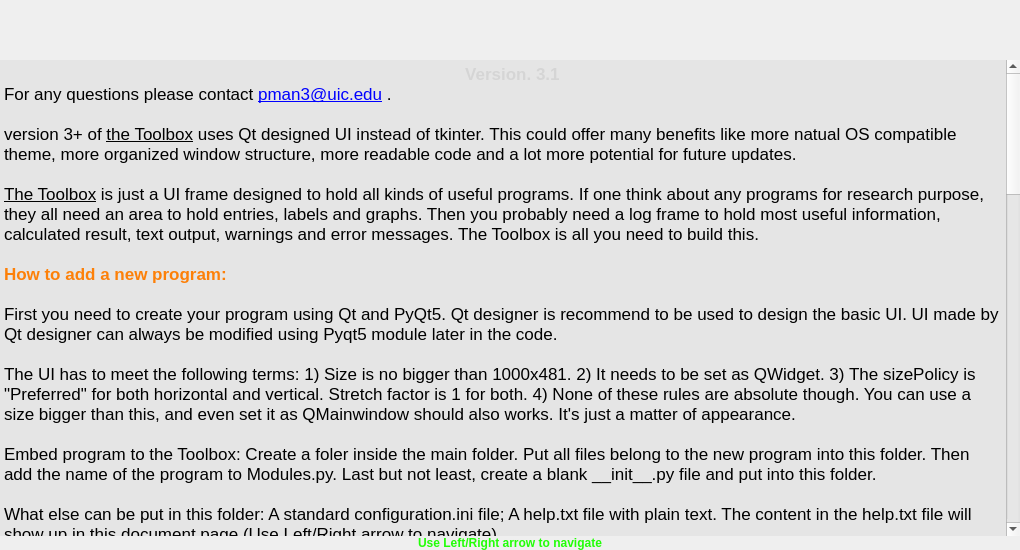
<?xml version="1.0" encoding="UTF-8"?>
<ui version="4.0">
 <class>Form</class>
 <widget class="QWidget" name="Form">
  <property name="geometry">
   <rect>
    <x>0</x>
    <y>0</y>
    <width>1020</width>
    <height>550</height>
   </rect>
  </property>
  <property name="sizePolicy">
   <sizepolicy hsizetype="Preferred" vsizetype="Preferred">
    <horstretch>1</horstretch>
    <verstretch>1</verstretch>
   </sizepolicy>
  </property>
  <property name="minimumSize">
   <size>
    <width>0</width>
    <height>0</height>
   </size>
  </property>
  <property name="cursor">
   <cursorShape>ArrowCursor</cursorShape>
  </property>
  <property name="focusPolicy">
   <enum>Qt::StrongFocus</enum>
  </property>
  <property name="contextMenuPolicy">
   <enum>Qt::ActionsContextMenu</enum>
  </property>
  <property name="acceptDrops">
   <bool>true</bool>
  </property>
  <property name="windowTitle">
   <string>Form</string>
  </property>
  <property name="autoFillBackground">
   <bool>true</bool>
  </property>
  <layout class="QGridLayout" name="maingrid">
   <property name="sizeConstraint">
    <enum>QLayout::SetNoConstraint</enum>
   </property>
   <property name="leftMargin">
    <number>0</number>
   </property>
   <property name="topMargin">
    <number>0</number>
   </property>
   <property name="rightMargin">
    <number>0</number>
   </property>
   <property name="bottomMargin">
    <number>0</number>
   </property>
   <property name="spacing">
    <number>0</number>
   </property>
   <item row="1" column="0">
    <widget class="QStackedWidget" name="stackedWidget">
     <widget class="QWidget" name="page_doc">
      <layout class="QGridLayout" name="gridLayout">
       <property name="leftMargin">
        <number>0</number>
       </property>
       <property name="topMargin">
        <number>0</number>
       </property>
       <property name="rightMargin">
        <number>0</number>
       </property>
       <property name="bottomMargin">
        <number>0</number>
       </property>
       <item row="0" column="0">
        <widget class="QTextEdit" name="textEdit">
         <property name="palette">
          <palette>
           <active>
            <colorrole role="Base">
             <brush brushstyle="SolidPattern">
              <color alpha="255">
               <red>229</red>
               <green>229</green>
               <blue>229</blue>
              </color>
             </brush>
            </colorrole>
           </active>
           <inactive>
            <colorrole role="Base">
             <brush brushstyle="SolidPattern">
              <color alpha="255">
               <red>229</red>
               <green>229</green>
               <blue>229</blue>
              </color>
             </brush>
            </colorrole>
           </inactive>
           <disabled>
            <colorrole role="Base">
             <brush brushstyle="SolidPattern">
              <color alpha="255">
               <red>236</red>
               <green>236</green>
               <blue>236</blue>
              </color>
             </brush>
            </colorrole>
           </disabled>
          </palette>
         </property>
         <property name="frameShape">
          <enum>QFrame::NoFrame</enum>
         </property>
         <property name="html">
          <string>&lt;!DOCTYPE HTML PUBLIC &quot;-//W3C//DTD HTML 4.0//EN&quot; &quot;http://www.w3.org/TR/REC-html40/strict.dtd&quot;&gt;
&lt;html&gt;&lt;head&gt;&lt;meta name=&quot;qrichtext&quot; content=&quot;1&quot; /&gt;&lt;style type=&quot;text/css&quot;&gt;
p, li { white-space: pre-wrap; }
&lt;/style&gt;&lt;/head&gt;&lt;body style=&quot; font-family:'.SF NS Text'; font-size:13pt; font-weight:400; font-style:normal;&quot;&gt;
&lt;p align=&quot;center&quot; style=&quot; margin-top:0px; margin-bottom:0px; margin-left:0px; margin-right:0px; -qt-block-indent:0; text-indent:0px;&quot;&gt;&lt;span style=&quot; font-weight:600; color:#ffffff;&quot;&gt;    &lt;/span&gt;&lt;span style=&quot; font-weight:600; color:#d5d5d5;&quot;&gt;Version. 3.1&lt;/span&gt;&lt;/p&gt;
&lt;p style=&quot; margin-top:0px; margin-bottom:0px; margin-left:0px; margin-right:0px; -qt-block-indent:0; text-indent:0px;&quot;&gt;&lt;span style=&quot; font-family:'Calibri,sans-serif';&quot;&gt;For any questions please contact &lt;/span&gt;&lt;a href=&quot;mailto:pman3@uic.edu&quot;&gt;&lt;span style=&quot; font-family:'Calibri,sans-serif'; text-decoration: underline; color:#0000ff;&quot;&gt;pman3@uic.edu&lt;/span&gt;&lt;/a&gt; .&lt;/p&gt;
&lt;p style=&quot;-qt-paragraph-type:empty; margin-top:0px; margin-bottom:0px; margin-left:0px; margin-right:0px; -qt-block-indent:0; text-indent:0px;&quot;&gt;&lt;br /&gt;&lt;/p&gt;
&lt;p style=&quot; margin-top:0px; margin-bottom:0px; margin-left:0px; margin-right:0px; -qt-block-indent:0; text-indent:0px;&quot;&gt;&lt;span style=&quot; font-family:'Calibri,sans-serif';&quot;&gt;version 3+ of &lt;/span&gt;&lt;span style=&quot; font-family:'Calibri,sans-serif'; text-decoration: underline;&quot;&gt;the Toolbox&lt;/span&gt;&lt;span style=&quot; font-family:'Calibri,sans-serif';&quot;&gt; uses Qt designed UI instead of tkinter. This could offer many benefits like more natual OS compatible theme, more organized window structure, more readable code and a lot more potential for future updates. &lt;/span&gt;&lt;/p&gt;
&lt;p style=&quot;-qt-paragraph-type:empty; margin-top:0px; margin-bottom:0px; margin-left:0px; margin-right:0px; -qt-block-indent:0; text-indent:0px; font-family:'Calibri,sans-serif';&quot;&gt;&lt;br /&gt;&lt;/p&gt;
&lt;p style=&quot; margin-top:0px; margin-bottom:0px; margin-left:0px; margin-right:0px; -qt-block-indent:0; text-indent:0px;&quot;&gt;&lt;span style=&quot; font-family:'Calibri,sans-serif'; text-decoration: underline;&quot;&gt;The Toolbox&lt;/span&gt;&lt;span style=&quot; font-family:'Calibri,sans-serif';&quot;&gt; is just a UI frame designed to hold all kinds of useful programs. If one think about any programs for research purpose, they all need an area to hold entries, labels and graphs. Then you probably need a log frame to hold most useful information, calculated result, text output, warnings and error messages. The Toolbox is all you need to build this. &lt;/span&gt;&lt;/p&gt;
&lt;p style=&quot; margin-top:0px; margin-bottom:0px; margin-left:0px; margin-right:0px; -qt-block-indent:0; text-indent:0px;&quot;&gt;&lt;span style=&quot; font-family:'Calibri,sans-serif';&quot;&gt;&lt;br /&gt;&lt;/span&gt;&lt;span style=&quot; font-family:'Calibri,sans-serif'; font-weight:600; color:#fd8008;&quot;&gt;How to add a new program:&lt;/span&gt;&lt;/p&gt;
&lt;p style=&quot;-qt-paragraph-type:empty; margin-top:0px; margin-bottom:0px; margin-left:0px; margin-right:0px; -qt-block-indent:0; text-indent:0px; font-family:'Calibri,sans-serif'; font-weight:600; color:#fd8008;&quot;&gt;&lt;br /&gt;&lt;/p&gt;
&lt;p style=&quot; margin-top:0px; margin-bottom:0px; margin-left:0px; margin-right:0px; -qt-block-indent:0; text-indent:0px;&quot;&gt;&lt;span style=&quot; font-family:'Calibri,sans-serif';&quot;&gt;First you need to create your program using Qt and PyQt5. Qt designer is recommend to be used to design the basic UI. UI made by Qt designer can always be modified using Pyqt5 module later in the code.  &lt;/span&gt;&lt;/p&gt;
&lt;p style=&quot;-qt-paragraph-type:empty; margin-top:0px; margin-bottom:0px; margin-left:0px; margin-right:0px; -qt-block-indent:0; text-indent:0px; font-family:'Calibri,sans-serif';&quot;&gt;&lt;br /&gt;&lt;/p&gt;
&lt;p style=&quot; margin-top:0px; margin-bottom:0px; margin-left:0px; margin-right:0px; -qt-block-indent:0; text-indent:0px;&quot;&gt;&lt;span style=&quot; font-family:'Calibri,sans-serif';&quot;&gt;The UI has to meet the following terms: 1) Size is no bigger than 1000x481. 2) It needs to be set as QWidget. 3) The sizePolicy is &amp;quot;Preferred&amp;quot; for both horizontal and vertical. Stretch factor is 1 for both. 4) None of these rules are absolute though. You can use a size bigger than this, and even set it as QMainwindow should also works. It's just a matter of appearance. &lt;/span&gt;&lt;/p&gt;
&lt;p style=&quot;-qt-paragraph-type:empty; margin-top:0px; margin-bottom:0px; margin-left:0px; margin-right:0px; -qt-block-indent:0; text-indent:0px; font-family:'Calibri,sans-serif';&quot;&gt;&lt;br /&gt;&lt;/p&gt;
&lt;p style=&quot; margin-top:0px; margin-bottom:0px; margin-left:0px; margin-right:0px; -qt-block-indent:0; text-indent:0px;&quot;&gt;&lt;span style=&quot; font-family:'Calibri,sans-serif';&quot;&gt;Embed program to the Toolbox: Create a foler inside the main folder. Put all files belong to the new program into this folder. Then add the name of the program to Modules.py. Last but not least, create a blank __init__.py file and put into this folder. &lt;/span&gt;&lt;/p&gt;
&lt;p style=&quot;-qt-paragraph-type:empty; margin-top:0px; margin-bottom:0px; margin-left:0px; margin-right:0px; -qt-block-indent:0; text-indent:0px; font-family:'Calibri,sans-serif';&quot;&gt;&lt;br /&gt;&lt;/p&gt;
&lt;p style=&quot; margin-top:0px; margin-bottom:0px; margin-left:0px; margin-right:0px; -qt-block-indent:0; text-indent:0px;&quot;&gt;&lt;span style=&quot; font-family:'Calibri,sans-serif';&quot;&gt;What else can be put in this folder: A standard configuration.ini file; A help.txt file with plain text. The content in the help.txt file will show up in this document page (Use Left/Right arrow to navigate).  &lt;/span&gt;&lt;/p&gt;
&lt;p style=&quot;-qt-paragraph-type:empty; margin-top:0px; margin-bottom:0px; margin-left:0px; margin-right:0px; -qt-block-indent:0; text-indent:0px; font-family:'Calibri,sans-serif';&quot;&gt;&lt;br /&gt;&lt;/p&gt;
&lt;p style=&quot; margin-top:0px; margin-bottom:0px; margin-left:0px; margin-right:0px; -qt-block-indent:0; text-indent:0px;&quot;&gt;&lt;span style=&quot; font-family:'Calibri,sans-serif';&quot;&gt;To hook up with the log frame and status bar: Make sure your program object takes root/parent as a instance. Create the object in Toolbox_v3.py and call the mainwindow it self. Then in your program file, access the log frame using self.parent.listbox. Status bar can be called using self.parent.statusbar. &lt;/span&gt;&lt;/p&gt;
&lt;p style=&quot;-qt-paragraph-type:empty; margin-top:0px; margin-bottom:0px; margin-left:0px; margin-right:0px; -qt-block-indent:0; text-indent:0px; font-family:'Calibri,sans-serif';&quot;&gt;&lt;br /&gt;&lt;/p&gt;
&lt;p style=&quot; margin-top:0px; margin-bottom:0px; margin-left:0px; margin-right:0px; -qt-block-indent:0; text-indent:0px;&quot;&gt;&lt;span style=&quot; font-family:'Calibri,sans-serif';&quot;&gt;Inside the statusbar, there are authorLabel, status1, status2 and progressbar which can be reached with the same method. status1 and progressbar uses the same space on statusbar. Hence one need to hide status1 before showing the progressbar. &lt;/span&gt;&lt;/p&gt;
&lt;p style=&quot;-qt-paragraph-type:empty; margin-top:0px; margin-bottom:0px; margin-left:0px; margin-right:0px; -qt-block-indent:0; text-indent:0px; line-height:14px; font-family:'Calibri,sans-serif';&quot;&gt;&lt;br /&gt;&lt;/p&gt;
&lt;p style=&quot;-qt-paragraph-type:empty; margin-top:0px; margin-bottom:0px; margin-left:0px; margin-right:0px; -qt-block-indent:0; text-indent:0px; line-height:14px; font-family:'Calibri,sans-serif';&quot;&gt;&lt;br /&gt;&lt;/p&gt;
&lt;p style=&quot; margin-top:0px; margin-bottom:0px; margin-left:0px; margin-right:0px; -qt-block-indent:0; text-indent:0px;&quot;&gt;Starting from v3.06, &lt;span style=&quot; font-family:'Calibri,sans-serif';&quot;&gt;all tools are stored inside individual folders instead of the main folder. In this case, it is slightly different to set up the main python file. Here is an example to set up your program's QWidget object: &lt;/span&gt;&lt;/p&gt;
&lt;p style=&quot;-qt-paragraph-type:empty; margin-top:0px; margin-bottom:0px; margin-left:0px; margin-right:0px; -qt-block-indent:0; text-indent:0px; font-family:'Calibri,sans-serif';&quot;&gt;&lt;br /&gt;&lt;/p&gt;
&lt;p style=&quot;-qt-paragraph-type:empty; margin-top:0px; margin-bottom:0px; margin-left:0px; margin-right:0px; -qt-block-indent:0; text-indent:0px; font-family:'Calibri,sans-serif';&quot;&gt;&lt;br /&gt;&lt;/p&gt;
&lt;p style=&quot; margin-top:0px; margin-bottom:0px; margin-left:0px; margin-right:0px; -qt-block-indent:0; text-indent:0px;&quot;&gt;&lt;span style=&quot; font-family:'Menlo'; color:#cc7832;&quot;&gt;import &lt;/span&gt;&lt;span style=&quot; font-family:'Menlo'; color:#a9b7c6;&quot;&gt;os&lt;br /&gt;&lt;/span&gt;&lt;span style=&quot; font-family:'Menlo'; color:#cc7832;&quot;&gt;import &lt;/span&gt;&lt;span style=&quot; font-family:'Menlo'; color:#a9b7c6;&quot;&gt;sys&lt;br /&gt;&lt;/span&gt;&lt;span style=&quot; font-family:'Menlo'; color:#cc7832;&quot;&gt;from &lt;/span&gt;&lt;span style=&quot; font-family:'Menlo'; color:#a9b7c6;&quot;&gt;PyQt5 &lt;/span&gt;&lt;span style=&quot; font-family:'Menlo'; color:#cc7832;&quot;&gt;import &lt;/span&gt;&lt;span style=&quot; font-family:'Menlo'; color:#a9b7c6;&quot;&gt;QtCore&lt;/span&gt;&lt;span style=&quot; font-family:'Menlo'; color:#cc7832;&quot;&gt;, &lt;/span&gt;&lt;span style=&quot; font-family:'Menlo'; color:#a9b7c6;&quot;&gt;QtGui&lt;/span&gt;&lt;span style=&quot; font-family:'Menlo'; color:#cc7832;&quot;&gt;, &lt;/span&gt;&lt;span style=&quot; font-family:'Menlo'; color:#a9b7c6;&quot;&gt;QtWidgets&lt;/span&gt;&lt;span style=&quot; font-family:'Menlo'; color:#cc7832;&quot;&gt;, &lt;/span&gt;&lt;span style=&quot; font-family:'Menlo'; color:#a9b7c6;&quot;&gt;uic&lt;br /&gt;&lt;/span&gt;&lt;span style=&quot; font-family:'Menlo'; color:#cc7832;&quot;&gt;from &lt;/span&gt;&lt;span style=&quot; font-family:'Menlo'; color:#a9b7c6;&quot;&gt;PyQt5.QtCore &lt;/span&gt;&lt;span style=&quot; font-family:'Menlo'; color:#cc7832;&quot;&gt;import &lt;/span&gt;&lt;span style=&quot; font-family:'Menlo'; color:#a9b7c6;&quot;&gt;*&lt;br /&gt;&lt;/span&gt;&lt;span style=&quot; font-family:'Menlo'; color:#cc7832;&quot;&gt;from &lt;/span&gt;&lt;span style=&quot; font-family:'Menlo'; color:#a9b7c6;&quot;&gt;PyQt5.QtGui &lt;/span&gt;&lt;span style=&quot; font-family:'Menlo'; color:#cc7832;&quot;&gt;import &lt;/span&gt;&lt;span style=&quot; font-family:'Menlo'; color:#a9b7c6;&quot;&gt;*&lt;br /&gt;&lt;/span&gt;&lt;span style=&quot; font-family:'Menlo'; color:#cc7832;&quot;&gt;from &lt;/span&gt;&lt;span style=&quot; font-family:'Menlo'; color:#a9b7c6;&quot;&gt;PyQt5.QtWidgets &lt;/span&gt;&lt;span style=&quot; font-family:'Menlo'; color:#cc7832;&quot;&gt;import &lt;/span&gt;&lt;span style=&quot; font-family:'Menlo'; color:#a9b7c6;&quot;&gt;*&lt;br /&gt;&lt;br /&gt;__version__ = &lt;/span&gt;&lt;span style=&quot; font-family:'Menlo'; color:#6a8759;&quot;&gt;'1.00'&lt;/span&gt;&lt;/p&gt;
&lt;p style=&quot;-qt-paragraph-type:empty; margin-top:0px; margin-bottom:0px; margin-left:0px; margin-right:0px; -qt-block-indent:0; text-indent:0px;&quot;&gt;&lt;br /&gt;&lt;/p&gt;
&lt;p style=&quot; margin-top:0px; margin-bottom:0px; margin-left:0px; margin-right:0px; -qt-block-indent:0; text-indent:0px; line-height:20px;&quot;&gt;&lt;span style=&quot; font-family:'Menlo'; color:#cc7832;&quot;&gt;def &lt;/span&gt;&lt;span style=&quot; font-family:'Menlo'; color:#ffc66d;&quot;&gt;resource_path&lt;/span&gt;&lt;span style=&quot; font-family:'Menlo'; color:#a9b7c6;&quot;&gt;(relative_path):  &lt;/span&gt;&lt;span style=&quot; font-family:'Menlo'; color:#808080;&quot;&gt;# Define function to import external files when using PyInstaller.&lt;br /&gt;    &lt;/span&gt;&lt;span style=&quot; font-family:'Menlo'; font-style:italic; color:#629755;&quot;&gt;&amp;quot;&amp;quot;&amp;quot; Get absolute path to resource, works for dev and for PyInstaller &amp;quot;&amp;quot;&amp;quot;&lt;/span&gt;&lt;span style=&quot; font-family:'Menlo'; color:#629755;&quot;&gt;&lt;br /&gt;    &lt;/span&gt;&lt;span style=&quot; font-family:'Menlo'; color:#cc7832;&quot;&gt;try&lt;/span&gt;&lt;span style=&quot; font-family:'Menlo'; color:#a9b7c6;&quot;&gt;:&lt;br /&gt;        &lt;/span&gt;&lt;span style=&quot; font-family:'Menlo'; color:#808080;&quot;&gt;# PyInstaller creates a temp folder and stores path in _MEIPASS&lt;br /&gt;        &lt;/span&gt;&lt;span style=&quot; font-family:'Menlo'; color:#a9b7c6;&quot;&gt;base_path = sys._MEIPASS&lt;br /&gt;    &lt;/span&gt;&lt;span style=&quot; font-family:'Menlo'; color:#cc7832;&quot;&gt;except &lt;/span&gt;&lt;span style=&quot; font-family:'Menlo'; color:#8888c6;&quot;&gt;Exception&lt;/span&gt;&lt;span style=&quot; font-family:'Menlo'; color:#a9b7c6;&quot;&gt;:&lt;br /&gt;        base_path = os.path.abspath(&lt;/span&gt;&lt;span style=&quot; font-family:'Menlo'; color:#6a8759;&quot;&gt;&amp;quot;.&amp;quot;&lt;/span&gt;&lt;span style=&quot; font-family:'Menlo'; color:#a9b7c6;&quot;&gt;)&lt;br /&gt;&lt;br /&gt;    &lt;/span&gt;&lt;span style=&quot; font-family:'Menlo'; color:#cc7832;&quot;&gt;return &lt;/span&gt;&lt;span style=&quot; font-family:'Menlo'; color:#a9b7c6;&quot;&gt;os.path.join(base_path&lt;/span&gt;&lt;span style=&quot; font-family:'Menlo'; color:#cc7832;&quot;&gt;, &lt;/span&gt;&lt;span style=&quot; font-family:'Menlo'; color:#a9b7c6;&quot;&gt;relative_path)&lt;/span&gt;&lt;/p&gt;
&lt;p style=&quot; margin-top:0px; margin-bottom:0px; margin-left:0px; margin-right:0px; -qt-block-indent:0; text-indent:0px; line-height:20px;&quot;&gt;&lt;span style=&quot; font-family:'Menlo'; color:#6a8759;&quot;&gt;&lt;br /&gt;&lt;/span&gt;&lt;span style=&quot; font-family:'Menlo'; color:#a9b7c6;&quot;&gt;package_directory = os.path.dirname(os.path.abspath(__file__))&lt;/span&gt;&lt;span style=&quot; font-family:'Menlo'; color:#808080;&quot;&gt;&lt;br /&gt;&lt;/span&gt;&lt;span style=&quot; font-family:'Menlo'; color:#a9b7c6;&quot;&gt;qtxxxxfile = resource_path(os.path.join(&lt;/span&gt;&lt;span style=&quot; font-family:'Menlo'; color:#6a8759;&quot;&gt;&amp;quot;Folder_Name&amp;quot;&lt;/span&gt;&lt;span style=&quot; font-family:'Menlo'; color:#cc7832;&quot;&gt;, &lt;/span&gt; &lt;span style=&quot; font-family:'Menlo'; color:#6a8759;&quot;&gt;&amp;quot;xxxx_ui.ui&amp;quot;  &lt;/span&gt;&lt;span style=&quot; font-family:'Menlo'; color:#808080;&quot;&gt;# GUI layout file.&lt;br /&gt;&lt;/span&gt;&lt;span style=&quot; font-family:'Menlo'; color:#a9b7c6;&quot;&gt;Ui_xxxx&lt;/span&gt;&lt;span style=&quot; font-family:'Menlo'; color:#cc7832;&quot;&gt;, &lt;/span&gt;&lt;span style=&quot; font-family:'Menlo'; color:#a9b7c6;&quot;&gt;QtBaseClass = uic.loadUiType(qtxxxxfile)&lt;/span&gt; &lt;/p&gt;
&lt;p style=&quot; margin-top:0px; margin-bottom:0px; margin-left:0px; margin-right:0px; -qt-block-indent:0; text-indent:0px; line-height:20px;&quot;&gt;&lt;span style=&quot; font-family:'Menlo'; color:#a9b7c6;&quot;&gt;&lt;br /&gt;&lt;/span&gt;&lt;span style=&quot; font-family:'Menlo'; color:#cc7832;&quot;&gt;class &lt;/span&gt;&lt;span style=&quot; font-family:'Menlo'; color:#a9b7c6;&quot;&gt;xxxx_GUI(QWidget&lt;/span&gt;&lt;span style=&quot; font-family:'Menlo'; color:#cc7832;&quot;&gt;, &lt;/span&gt;&lt;span style=&quot; font-family:'Menlo'; color:#a9b7c6;&quot;&gt;Ui_xxxx):&lt;br /&gt;&lt;br /&gt;    &lt;/span&gt;&lt;span style=&quot; font-family:'Menlo'; font-style:italic; color:#629755;&quot;&gt;&amp;quot;&amp;quot;&amp;quot;Main xxxx window.&amp;quot;&amp;quot;&amp;quot;&lt;/span&gt;&lt;span style=&quot; font-family:'Menlo'; color:#629755;&quot;&gt;&lt;br /&gt;&lt;br /&gt;    &lt;/span&gt;&lt;span style=&quot; font-family:'Menlo'; color:#cc7832;&quot;&gt;def &lt;/span&gt;&lt;span style=&quot; font-family:'Menlo'; color:#b200b2;&quot;&gt;__init__&lt;/span&gt;&lt;span style=&quot; font-family:'Menlo'; color:#a9b7c6;&quot;&gt;(&lt;/span&gt;&lt;span style=&quot; font-family:'Menlo'; color:#94558d;&quot;&gt;self&lt;/span&gt;&lt;span style=&quot; font-family:'Menlo'; color:#cc7832;&quot;&gt;, &lt;/span&gt;&lt;span style=&quot; font-family:'Menlo'; color:#a9b7c6;&quot;&gt;root&lt;/span&gt;&lt;span style=&quot; font-family:'Menlo'; color:#cc7832;&quot;&gt;, &lt;/span&gt;&lt;span style=&quot; font-family:'Menlo'; color:#a9b7c6;&quot;&gt;masterroot):&lt;br /&gt;        QWidget.&lt;/span&gt;&lt;span style=&quot; font-family:'Menlo'; color:#b200b2;&quot;&gt;__init__&lt;/span&gt;&lt;span style=&quot; font-family:'Menlo'; color:#a9b7c6;&quot;&gt;(&lt;/span&gt;&lt;span style=&quot; font-family:'Menlo'; color:#94558d;&quot;&gt;self&lt;/span&gt;&lt;span style=&quot; font-family:'Menlo'; color:#a9b7c6;&quot;&gt;)&lt;br /&gt;        Ui_xxxx.&lt;/span&gt;&lt;span style=&quot; font-family:'Menlo'; color:#b200b2;&quot;&gt;__init__&lt;/span&gt;&lt;span style=&quot; font-family:'Menlo'; color:#a9b7c6;&quot;&gt;(&lt;/span&gt;&lt;span style=&quot; font-family:'Menlo'; color:#94558d;&quot;&gt;self&lt;/span&gt;&lt;span style=&quot; font-family:'Menlo'; color:#a9b7c6;&quot;&gt;)&lt;br /&gt;        &lt;/span&gt;&lt;span style=&quot; font-family:'Menlo'; color:#94558d;&quot;&gt;self&lt;/span&gt;&lt;span style=&quot; font-family:'Menlo'; color:#a9b7c6;&quot;&gt;.setupUi(&lt;/span&gt;&lt;span style=&quot; font-family:'Menlo'; color:#94558d;&quot;&gt;self&lt;/span&gt;&lt;span style=&quot; font-family:'Menlo'; color:#a9b7c6;&quot;&gt;)&lt;br /&gt;        &lt;/span&gt;&lt;span style=&quot; font-family:'Menlo'; color:#94558d;&quot;&gt;self&lt;/span&gt;&lt;span style=&quot; font-family:'Menlo'; color:#a9b7c6;&quot;&gt;.root = root    &lt;/span&gt;&lt;span style=&quot; font-family:'Menlo'; color:#808080;&quot;&gt;# The mdi area to pack the QWidget&lt;br /&gt;        &lt;/span&gt;&lt;span style=&quot; font-family:'Menlo'; color:#94558d;&quot;&gt;self&lt;/span&gt;&lt;span style=&quot; font-family:'Menlo'; color:#a9b7c6;&quot;&gt;.masterroot = masterroot    &lt;/span&gt;&lt;span style=&quot; font-family:'Menlo'; color:#808080;&quot;&gt;# The mainwindow&lt;br /&gt;        &lt;/span&gt;&lt;span style=&quot; font-family:'Menlo'; color:#94558d;&quot;&gt;self&lt;/span&gt;&lt;span style=&quot; font-family:'Menlo'; color:#a9b7c6;&quot;&gt;.listbox = &lt;/span&gt;&lt;span style=&quot; font-family:'Menlo'; color:#94558d;&quot;&gt;self&lt;/span&gt;&lt;span style=&quot; font-family:'Menlo'; color:#a9b7c6;&quot;&gt;.masterroot.listbox&lt;br /&gt;        &lt;/span&gt;&lt;span style=&quot; font-family:'Menlo'; color:#94558d;&quot;&gt;self&lt;/span&gt;&lt;span style=&quot; font-family:'Menlo'; color:#a9b7c6;&quot;&gt;.statusbar = &lt;/span&gt;&lt;span style=&quot; font-family:'Menlo'; color:#94558d;&quot;&gt;self&lt;/span&gt;&lt;span style=&quot; font-family:'Menlo'; color:#a9b7c6;&quot;&gt;.masterroot.statusbar&lt;br /&gt;        &lt;/span&gt;&lt;span style=&quot; font-family:'Menlo'; color:#94558d;&quot;&gt;self&lt;/span&gt;&lt;span style=&quot; font-family:'Menlo'; color:#a9b7c6;&quot;&gt;.status1 = &lt;/span&gt;&lt;span style=&quot; font-family:'Menlo'; color:#94558d;&quot;&gt;self&lt;/span&gt;&lt;span style=&quot; font-family:'Menlo'; color:#a9b7c6;&quot;&gt;.masterroot.status1&lt;br /&gt;        &lt;/span&gt;&lt;span style=&quot; font-family:'Menlo'; color:#94558d;&quot;&gt;self&lt;/span&gt;&lt;span style=&quot; font-family:'Menlo'; color:#a9b7c6;&quot;&gt;.status2 = &lt;/span&gt;&lt;span style=&quot; font-family:'Menlo'; color:#94558d;&quot;&gt;self&lt;/span&gt;&lt;span style=&quot; font-family:'Menlo'; color:#a9b7c6;&quot;&gt;.masterroot.status2&lt;br /&gt;        &lt;/span&gt;&lt;span style=&quot; font-family:'Menlo'; color:#94558d;&quot;&gt;self&lt;/span&gt;&lt;span style=&quot; font-family:'Menlo'; color:#a9b7c6;&quot;&gt;.progressbar = &lt;/span&gt;&lt;span style=&quot; font-family:'Menlo'; color:#94558d;&quot;&gt;self&lt;/span&gt;&lt;span style=&quot; font-family:'Menlo'; color:#a9b7c6;&quot;&gt;.masterroot.progressbar&lt;/span&gt;&lt;/p&gt;
&lt;p style=&quot; margin-top:0px; margin-bottom:0px; margin-left:0px; margin-right:0px; -qt-block-indent:0; text-indent:0px;&quot;&gt;&lt;span style=&quot; font-family:'Menlo'; color:#94558d;&quot;&gt;        self&lt;/span&gt;&lt;span style=&quot; font-family:'Menlo'; color:#a9b7c6;&quot;&gt;.addlog = &lt;/span&gt;&lt;span style=&quot; font-family:'Menlo'; color:#94558d;&quot;&gt;self&lt;/span&gt;&lt;span style=&quot; font-family:'Menlo'; color:#a9b7c6;&quot;&gt;.masterroot.addlog&lt;/span&gt;&lt;/p&gt;
&lt;p style=&quot; margin-top:0px; margin-bottom:0px; margin-left:0px; margin-right:0px; -qt-block-indent:0; text-indent:0px;&quot;&gt;&lt;span style=&quot; font-family:'Menlo'; color:#94558d;&quot;&gt;        self&lt;/span&gt;&lt;span style=&quot; font-family:'Menlo'; color:#a9b7c6;&quot;&gt;.addlog_with_button = &lt;/span&gt;&lt;span style=&quot; font-family:'Menlo'; color:#94558d;&quot;&gt;self&lt;/span&gt;&lt;span style=&quot; font-family:'Menlo'; color:#a9b7c6;&quot;&gt;.masterroot.addlog_with_button&lt;/span&gt;&lt;/p&gt;
&lt;p style=&quot;-qt-paragraph-type:empty; margin-top:0px; margin-bottom:0px; margin-left:0px; margin-right:0px; -qt-block-indent:0; text-indent:0px; line-height:14px;&quot;&gt;&lt;br /&gt;&lt;/p&gt;
&lt;p style=&quot; margin-top:0px; margin-bottom:0px; margin-left:0px; margin-right:0px; -qt-block-indent:0; text-indent:0px;&quot;&gt;&lt;span style=&quot; font-family:'Calibri,sans-serif';&quot;&gt;Here is an example to add a new log to the log frame: &lt;/span&gt;&lt;/p&gt;
&lt;p style=&quot; margin-top:0px; margin-bottom:0px; margin-left:0px; margin-right:0px; -qt-block-indent:0; text-indent:0px;&quot;&gt;&lt;span style=&quot; font-family:'Calibri,sans-serif';&quot;&gt;Add the following line to the __init__ function of your GUI class. &lt;/span&gt;&lt;/p&gt;
&lt;p style=&quot; margin-top:0px; margin-bottom:0px; margin-left:0px; margin-right:0px; -qt-block-indent:0; text-indent:0px;&quot;&gt;&lt;span style=&quot; font-family:'Menlo'; color:#94558d;&quot;&gt;self&lt;/span&gt;&lt;span style=&quot; font-family:'Menlo'; color:#a9b7c6;&quot;&gt;.addlog = &lt;/span&gt;&lt;span style=&quot; font-family:'Menlo'; color:#94558d;&quot;&gt;self&lt;/span&gt;&lt;span style=&quot; font-family:'Menlo'; color:#a9b7c6;&quot;&gt;.masterroot.addlog&lt;/span&gt;&lt;/p&gt;
&lt;p style=&quot; margin-top:0px; margin-bottom:0px; margin-left:0px; margin-right:0px; -qt-block-indent:0; text-indent:0px;&quot;&gt;&lt;span style=&quot; font-family:'Calibri,sans-serif';&quot;&gt;Then call it simply using:&lt;/span&gt;&lt;/p&gt;
&lt;p style=&quot; margin-top:0px; margin-bottom:0px; margin-left:0px; margin-right:0px; -qt-block-indent:0; text-indent:0px;&quot;&gt;&lt;span style=&quot; font-family:'Menlo'; color:#94558d;&quot;&gt;self&lt;/span&gt;&lt;span style=&quot; font-family:'Menlo'; color:#a9b7c6;&quot;&gt;.addlog(&amp;quot;This is an example of log.&amp;quot;)&lt;/span&gt;&lt;/p&gt;
&lt;p style=&quot; margin-top:0px; margin-bottom:0px; margin-left:0px; margin-right:0px; -qt-block-indent:0; text-indent:0px;&quot;&gt;&lt;span style=&quot; font-family:'Calibri,sans-serif';&quot;&gt;There is also a function called addlog_with_button(). It explains itself.  &lt;/span&gt;&lt;/p&gt;
&lt;p style=&quot;-qt-paragraph-type:empty; margin-top:0px; margin-bottom:0px; margin-left:0px; margin-right:0px; -qt-block-indent:0; text-indent:0px; font-family:'Calibri,sans-serif';&quot;&gt;&lt;br /&gt;&lt;/p&gt;
&lt;p style=&quot; margin-top:0px; margin-bottom:0px; margin-left:0px; margin-right:0px; -qt-block-indent:0; text-indent:0px;&quot;&gt;&lt;span style=&quot; font-family:'Calibri,sans-serif';&quot;&gt;Here is an example to show the progressbar: &lt;/span&gt;&lt;/p&gt;
&lt;p style=&quot;-qt-paragraph-type:empty; margin-top:0px; margin-bottom:0px; margin-left:0px; margin-right:0px; -qt-block-indent:0; text-indent:0px; font-family:'Calibri,sans-serif';&quot;&gt;&lt;br /&gt;&lt;/p&gt;
&lt;p style=&quot; margin-top:0px; margin-bottom:0px; margin-left:0px; margin-right:0px; -qt-block-indent:0; text-indent:0px;&quot;&gt;&lt;span style=&quot; font-family:'Menlo'; color:#cc7832;&quot;&gt;def &lt;/span&gt;&lt;span style=&quot; font-family:'Menlo'; color:#ffc66d;&quot;&gt;addprogressbar&lt;/span&gt;&lt;span style=&quot; font-family:'Menlo'; color:#a9b7c6;&quot;&gt;(&lt;/span&gt;&lt;span style=&quot; font-family:'Menlo'; color:#94558d;&quot;&gt;self&lt;/span&gt;&lt;span style=&quot; font-family:'Menlo'; color:#a9b7c6;&quot;&gt;):&lt;br /&gt;    &lt;/span&gt;&lt;span style=&quot; font-family:'Menlo'; color:#94558d;&quot;&gt;self&lt;/span&gt;&lt;span style=&quot; font-family:'Menlo'; color:#a9b7c6;&quot;&gt;.status1.hide()&lt;br /&gt;    &lt;/span&gt;&lt;span style=&quot; font-family:'Menlo'; color:#94558d;&quot;&gt;self&lt;/span&gt;&lt;span style=&quot; font-family:'Menlo'; color:#a9b7c6;&quot;&gt;.progressbar.show()&lt;br /&gt;    &lt;/span&gt;&lt;span style=&quot; font-family:'Menlo'; color:#94558d;&quot;&gt;self&lt;/span&gt;&lt;span style=&quot; font-family:'Menlo'; color:#a9b7c6;&quot;&gt;.programbusy = 1&lt;/span&gt;&lt;/p&gt;
&lt;p style=&quot; margin-top:0px; margin-bottom:0px; margin-left:0px; margin-right:0px; -qt-block-indent:0; text-indent:0px;&quot;&gt;&lt;span style=&quot; font-family:'Calibri,sans-serif';&quot;&gt; &lt;/span&gt;&lt;/p&gt;
&lt;p style=&quot;-qt-paragraph-type:empty; margin-top:0px; margin-bottom:0px; margin-left:0px; margin-right:0px; -qt-block-indent:0; text-indent:0px; font-family:'Calibri,sans-serif';&quot;&gt;&lt;br /&gt;&lt;/p&gt;
&lt;p style=&quot; margin-top:0px; margin-bottom:0px; margin-left:0px; margin-right:0px; -qt-block-indent:0; text-indent:0px;&quot;&gt;&lt;span style=&quot; font-family:'Calibri,sans-serif'; font-weight:600;&quot;&gt;Known issues:&lt;/span&gt;&lt;span style=&quot; font-family:'Calibri,sans-serif';&quot;&gt; &lt;/span&gt;&lt;/p&gt;
&lt;p style=&quot;-qt-paragraph-type:empty; margin-top:0px; margin-bottom:0px; margin-left:0px; margin-right:0px; -qt-block-indent:0; text-indent:0px; font-family:'Calibri,sans-serif';&quot;&gt;&lt;br /&gt;&lt;/p&gt;
&lt;p style=&quot; margin-top:0px; margin-bottom:0px; margin-left:0px; margin-right:0px; -qt-block-indent:0; text-indent:0px;&quot;&gt;Menubar may not show up correctly in Windows when it is fullscreen.&lt;/p&gt;
&lt;p style=&quot; margin-top:0px; margin-bottom:0px; margin-left:0px; margin-right:0px; -qt-block-indent:0; text-indent:0px;&quot;&gt;&lt;span style=&quot; font-family:'Calibri,sans-serif';&quot;&gt;&lt;br /&gt;&lt;/span&gt;&lt;span style=&quot; font-family:'Calibri,sans-serif'; font-weight:600;&quot;&gt;Update Log:&lt;/span&gt;&lt;/p&gt;
&lt;p style=&quot; margin-top:0px; margin-bottom:0px; margin-left:0px; margin-right:0px; -qt-block-indent:0; text-indent:0px;&quot;&gt;&lt;span style=&quot; font-family:'Calibri,sans-serif';&quot;&gt;&lt;br /&gt;v. 0.01: Program is created. Frame of the software is built.&lt;br /&gt;v. 0.10: LN2 order updater is fully functional.&lt;br /&gt;v. 0.11: Building MCT calculator. Composition x calculator is fully functional.&lt;br /&gt;v. 0.12: Building MCT calculator. Transmission cutoff calculator is fully functional.&lt;br /&gt;v. 0.13: Building MCT calculator. Cell Temperature calculator is fully functional.&lt;br /&gt;v. 0.14: Building MCT calculator. SL growth time calculator is fully functional.&lt;br /&gt;v. 0.20: MCT calculator is fully functional.&lt;br /&gt;v. 0.21: -Slight UI style change.&lt;br /&gt;      -Fixed a problem where the temperature function in Composition x calculator may not work properly.&lt;br /&gt;      - Added lock and unlock function for composition x.&lt;br /&gt;      - Added one entry &amp;quot;Composition x given by FTIR:&amp;quot; for Cell T calculator. &lt;br /&gt;v. 0.22: Building XRD T3SL data analyzer.&lt;br /&gt;v. 0.30: XRD T3SL data analyzer is built.&lt;br /&gt;v. 0.31: Features added.&lt;br /&gt;         - Save MCT sample info to file. &lt;br /&gt;         - Open existing MCT sample info. &lt;br /&gt;         - Save log to file. &lt;br /&gt;         - Added tooltips for buttons. &lt;br /&gt;v. 0.32: Splash screen added.&lt;br /&gt;v. 0.33: Secret game added.&lt;br /&gt;v. 0.40: MBEdatabase updater is now fully functional.&lt;br /&gt;v. 0.50: XRD T3SL data analyzer is rebuilt.&lt;br /&gt;v. 0.60: FTIR fitting tool is built.&lt;br /&gt;v. 0.70: Grow Temp Calculator is built.&lt;br /&gt;v. 0.80: Transratio fitting tool is built.&lt;br /&gt;v. 0.90: FTIR fitting tool is now capable of calculating absorption.&lt;br /&gt;v. 0.91: Fast absorption calculation is added.&lt;br /&gt;v. 0.92: MCT and SL fitting is separated.&lt;br /&gt;v. 0.93: Substrate choices are added.&lt;br /&gt;v. 0.94: Multithreading is now used for FTIR fitting tool.&lt;br /&gt;v. 0.95: Progress bar is added for FTIR fitting tool.&lt;br /&gt;v. 0.96: MCT calculator is exported to a single file.&lt;br /&gt;v. 0.97: Fixed an issue with growth temp calculator.&lt;br /&gt;v. 0.98: FPI modeling tool is added to the toolbox.&lt;br /&gt;v. 0.99: Fixed several bugs with FPI modeling tool.&lt;/span&gt; &lt;/p&gt;
&lt;p style=&quot; margin-top:0px; margin-bottom:0px; margin-left:0px; margin-right:0px; -qt-block-indent:0; text-indent:0px;&quot;&gt;&lt;span style=&quot; font-family:'Calibri,sans-serif';&quot;&gt;v. 1.00: Code is optimized. Now adding a new module is very easy and straight forward.&lt;br /&gt;v. 1.10: Optimized the UI for windows.&lt;br /&gt;v. 1.20: Whole thing rebuilt. FTIR fitting tool v2, kp method and grade analyzer are included. &lt;br /&gt;v. 1.30: Optimized the UI for a lot of things.&lt;br /&gt;       Added splash screen back in order to represent program loading procedure.&lt;br /&gt;From now on, the version format has changed. &lt;br /&gt;It is the sum of the version of this program itself plus the version of all tools.&lt;br /&gt;v. 2.0: Initial version number.&lt;br /&gt;v. 2.1: Fixed all hotkey binding problem.&lt;/span&gt;&lt;/p&gt;
&lt;p style=&quot; margin-top:0px; margin-bottom:0px; margin-left:0px; margin-right:0px; -qt-block-indent:0; text-indent:0px;&quot;&gt;&lt;span style=&quot; font-family:'Calibri,sans-serif';&quot;&gt;v. 3.0: Initial version number. Qt(PyQt5) is used to design the UI. &lt;/span&gt;&lt;/p&gt;
&lt;p style=&quot; margin-top:0px; margin-bottom:0px; margin-left:0px; margin-right:0px; -qt-block-indent:0; text-indent:0px;&quot;&gt;&lt;span style=&quot; font-family:'Calibri,sans-serif';&quot;&gt;v. 3.01: Bug fixes; Added splash screen.  &lt;/span&gt;&lt;/p&gt;
&lt;p style=&quot; margin-top:0px; margin-bottom:0px; margin-left:0px; margin-right:0px; -qt-block-indent:0; text-indent:0px;&quot;&gt;&lt;span style=&quot; font-family:'Calibri,sans-serif';&quot;&gt;v. 3.02: Fixed an issue where the tabs in MDI area won't close properly. &lt;/span&gt;&lt;/p&gt;
&lt;p style=&quot; margin-top:0px; margin-bottom:0px; margin-left:0px; margin-right:0px; -qt-block-indent:0; text-indent:0px;&quot;&gt;&lt;span style=&quot; font-family:'Calibri,sans-serif';&quot;&gt;v. 3.03: Added &amp;quot;Quit&amp;quot; and other window adjustment function to menu bar; &lt;/span&gt;&lt;/p&gt;
&lt;p style=&quot; margin-top:0px; margin-bottom:0px; margin-left:0px; margin-right:0px; -qt-block-indent:0; text-indent:0px;&quot;&gt;&lt;span style=&quot; font-family:'Calibri,sans-serif';&quot;&gt;             Added Dark theme. pip install qdarkstyle module is required to use dark theme. &lt;/span&gt;&lt;/p&gt;
&lt;p style=&quot; margin-top:0px; margin-bottom:0px; margin-left:0px; margin-right:0px; -qt-block-indent:0; text-indent:0px;&quot;&gt;&lt;span style=&quot; font-family:'Calibri,sans-serif';&quot;&gt;v. 3.04: Statusbar coorperates better with changing modules using tabs;&lt;/span&gt;&lt;/p&gt;
&lt;p style=&quot; margin-top:0px; margin-bottom:0px; margin-left:0px; margin-right:0px; -qt-block-indent:0; text-indent:0px;&quot;&gt;&lt;span style=&quot; font-family:'Calibri,sans-serif';&quot;&gt;             Now the size of log frame is adjustable. It can either hide or adjust to a certain height within very good amount of range. &lt;/span&gt;&lt;/p&gt;
&lt;p style=&quot; margin-top:0px; margin-bottom:0px; margin-left:0px; margin-right:0px; -qt-block-indent:0; text-indent:0px;&quot;&gt;&lt;span style=&quot; font-family:'Calibri,sans-serif';&quot;&gt;v. 3.05: While we are waiting for Ryan's update, here are the small changes:&lt;/span&gt;&lt;/p&gt;
&lt;p style=&quot; margin-top:0px; margin-bottom:0px; margin-left:0px; margin-right:0px; -qt-block-indent:0; text-indent:0px;&quot;&gt;&lt;span style=&quot; font-family:'Calibri,sans-serif';&quot;&gt;             The color of Matplolib area has changed to match the dark theme. The main reason for that is the black background would hide some lines. &lt;/span&gt;&lt;/p&gt;
&lt;p style=&quot; margin-top:0px; margin-bottom:0px; margin-left:0px; margin-right:0px; -qt-block-indent:0; text-indent:0px;&quot;&gt;&lt;span style=&quot; font-family:'Calibri,sans-serif';&quot;&gt;             Added an icon in the system tray.  Right now it only has &amp;quot;Exit&amp;quot; function. &lt;/span&gt;&lt;/p&gt;
&lt;p style=&quot; margin-top:0px; margin-bottom:0px; margin-left:0px; margin-right:0px; -qt-block-indent:0; text-indent:0px;&quot;&gt;&lt;span style=&quot; font-family:'Calibri,sans-serif';&quot;&gt;             Added Edit menu,  but no function is created. &lt;/span&gt;&lt;/p&gt;
&lt;p style=&quot; margin-top:0px; margin-bottom:0px; margin-left:0px; margin-right:0px; -qt-block-indent:0; text-indent:0px;&quot;&gt;&lt;span style=&quot; font-family:'Calibri,sans-serif';&quot;&gt;             Slight change made to the module menu. &lt;/span&gt;&lt;/p&gt;
&lt;p style=&quot; margin-top:0px; margin-bottom:0px; margin-left:0px; margin-right:0px; -qt-block-indent:0; text-indent:0px;&quot;&gt;&lt;span style=&quot; font-family:'Calibri,sans-serif';&quot;&gt;v. 3.06:  Ryan's update is here. Create a new module is easy than ever. See instructions above. The structure of Toolbox_v3.py has changed to be more flexible. &lt;/span&gt;&lt;/p&gt;
&lt;p style=&quot; margin-top:0px; margin-bottom:0px; margin-left:0px; margin-right:0px; -qt-block-indent:0; text-indent:0px;&quot;&gt;&lt;span style=&quot; font-family:'Calibri,sans-serif';&quot;&gt;             Several new tools are added. Now all tools are stored inside individual folders instead of the main folder.&lt;/span&gt;&lt;/p&gt;
&lt;p style=&quot; margin-top:0px; margin-bottom:0px; margin-left:0px; margin-right:0px; -qt-block-indent:0; text-indent:0px;&quot;&gt;&lt;span style=&quot; font-family:'Calibri,sans-serif';&quot;&gt;             The configuration.ini file now belongs to each module. Toolbox itself has a separate configuration.ini file. &lt;/span&gt;&lt;/p&gt;
&lt;p style=&quot; margin-top:0px; margin-bottom:0px; margin-left:0px; margin-right:0px; -qt-block-indent:0; text-indent:0px;&quot;&gt;&lt;span style=&quot; font-family:'Calibri,sans-serif';&quot;&gt;             Documentation is updated to include the documents from all tools.&lt;/span&gt;&lt;/p&gt;
&lt;p style=&quot; margin-top:0px; margin-bottom:0px; margin-left:0px; margin-right:0px; -qt-block-indent:0; text-indent:0px;&quot;&gt;&lt;span style=&quot; font-family:'Calibri,sans-serif';&quot;&gt;v. 3.07:  A few changes to optimize the file path handling. Now the program is ready to be packaged into an executable app using pyinstaller (tested on Mac OS);&lt;/span&gt;&lt;/p&gt;
&lt;p style=&quot; margin-top:0px; margin-bottom:0px; margin-left:0px; margin-right:0px; -qt-block-indent:0; text-indent:0px;&quot;&gt;&lt;span style=&quot; font-family:'Calibri,sans-serif';&quot;&gt;             Fixed bugs where some n/k csv file has invlid characters; &lt;/span&gt;&lt;/p&gt;
&lt;p style=&quot; margin-top:0px; margin-bottom:0px; margin-left:0px; margin-right:0px; -qt-block-indent:0; text-indent:0px;&quot;&gt;&lt;span style=&quot; font-family:'Calibri,sans-serif';&quot;&gt;             Fixed bugs where some csv readers do not work as exprected;&lt;/span&gt;&lt;/p&gt;
&lt;p style=&quot; margin-top:0px; margin-bottom:0px; margin-left:0px; margin-right:0px; -qt-block-indent:0; text-indent:0px;&quot;&gt;&lt;span style=&quot; font-family:'Calibri,sans-serif';&quot;&gt;             Improved error messages when import failed; &lt;/span&gt;&lt;/p&gt;
&lt;p style=&quot; margin-top:0px; margin-bottom:0px; margin-left:0px; margin-right:0px; -qt-block-indent:0; text-indent:0px;&quot;&gt;&lt;span style=&quot; font-family:'Calibri,sans-serif';&quot;&gt;v. 3.08:  Added addlog() and addlog_with_button() into the main toolbox.py file as standard functions. See example of how to use them above. &lt;/span&gt;&lt;/p&gt;
&lt;p style=&quot; margin-top:0px; margin-bottom:0px; margin-left:0px; margin-right:0px; -qt-block-indent:0; text-indent:0px;&quot;&gt;&lt;span style=&quot; font-family:'Calibri,sans-serif';&quot;&gt;v. 3.09:  Some minor improvements. &lt;/span&gt;&lt;/p&gt;
&lt;p style=&quot; margin-top:0px; margin-bottom:0px; margin-left:0px; margin-right:0px; -qt-block-indent:0; text-indent:0px;&quot;&gt;&lt;span style=&quot; font-family:'Calibri,sans-serif';&quot;&gt;             Fixed an issue where arrow keys cannot be used to navigate the documents. &lt;/span&gt;&lt;/p&gt;
&lt;p style=&quot; margin-top:0px; margin-bottom:0px; margin-left:0px; margin-right:0px; -qt-block-indent:0; text-indent:0px;&quot;&gt;&lt;span style=&quot; font-family:'Calibri,sans-serif';&quot;&gt;             Added three new modules: MBE Assistant, Microscope Assistant and ImageM. Now modules other than FTIR fitting tool is moved to github submudules. &lt;/span&gt;&lt;/p&gt;
&lt;p style=&quot; margin-top:0px; margin-bottom:0px; margin-left:0px; margin-right:0px; -qt-block-indent:0; text-indent:0px;&quot;&gt;&lt;span style=&quot; font-family:'Calibri,sans-serif';&quot;&gt;             Added pure dark theme. It can be activated by setting colortheme parameter to 2. It may cause some visual problems in modules with Matplotlib build-in toolbar. &lt;/span&gt;&lt;/p&gt;
&lt;p style=&quot; margin-top:0px; margin-bottom:0px; margin-left:0px; margin-right:0px; -qt-block-indent:0; text-indent:0px;&quot;&gt;&lt;span style=&quot; font-family:'Calibri,sans-serif'; font-weight:600; color:#fd8008;&quot;&gt;v. 3.1&lt;/span&gt;&lt;span style=&quot; font-family:'Calibri,sans-serif';&quot;&gt;: Minor bug fixes and under-the-hood improvements. Improved program loading speed. Added potential function to help tools load faster. &lt;/span&gt;&lt;/p&gt;
&lt;p style=&quot; margin-top:0px; margin-bottom:0px; margin-left:0px; margin-right:0px; -qt-block-indent:0; text-indent:0px;&quot;&gt;&lt;span style=&quot; font-family:'Calibri,sans-serif';&quot;&gt;           New splash screen with loading progress. &lt;/span&gt;&lt;/p&gt;
&lt;p style=&quot; margin-top:0px; margin-bottom:0px; margin-left:0px; margin-right:0px; -qt-block-indent:0; text-indent:0px;&quot;&gt;&lt;span style=&quot; font-family:'Calibri,sans-serif';&quot;&gt;           New introduction screen with global settings.&lt;/span&gt;&lt;/p&gt;
&lt;p style=&quot; margin-top:0px; margin-bottom:0px; margin-left:0px; margin-right:0px; -qt-block-indent:0; text-indent:0px;&quot;&gt;&lt;span style=&quot; font-family:'Calibri,sans-serif';&quot;&gt;           New global settings window accessable from menu bar. &lt;/span&gt;&lt;/p&gt;
&lt;p style=&quot; margin-top:0px; margin-bottom:0px; margin-left:0px; margin-right:0px; -qt-block-indent:0; text-indent:0px;&quot;&gt;&lt;span style=&quot; font-family:'Calibri,sans-serif';&quot;&gt;           Now module loading error messages are shown in the log frame once the mainwindow is opened. &lt;/span&gt;&lt;/p&gt;
&lt;p style=&quot; margin-top:0px; margin-bottom:0px; margin-left:0px; margin-right:0px; -qt-block-indent:0; text-indent:0px;&quot;&gt;&lt;span style=&quot; font-family:'Calibri,sans-serif';&quot;&gt;           Improved System Tray Icon functionality in Windows. Double click the icon to show/hide the main window. Right click to exit the program.&lt;/span&gt;&lt;/p&gt;
&lt;p style=&quot; margin-top:0px; margin-bottom:0px; margin-left:0px; margin-right:0px; -qt-block-indent:0; text-indent:0px;&quot;&gt;&lt;span style=&quot; font-family:'Calibri,sans-serif';&quot;&gt;           Now all images are stored in &amp;quot;Images&amp;quot; folder. ALl .ui files are stored in &amp;quot;UI&amp;quot; folder. &lt;/span&gt;&lt;/p&gt;
&lt;p style=&quot; margin-top:0px; margin-bottom:0px; margin-left:0px; margin-right:0px; -qt-block-indent:0; text-indent:0px;&quot;&gt;&lt;span style=&quot; font-family:'Calibri,sans-serif';&quot;&gt;           &lt;br /&gt;&lt;br /&gt;&lt;/span&gt;&lt;/p&gt;
&lt;p style=&quot; margin-top:0px; margin-bottom:0px; margin-left:0px; margin-right:0px; -qt-block-indent:0; text-indent:0px;&quot;&gt;&lt;span style=&quot; font-family:'Calibri,sans-serif';&quot;&gt; &lt;/span&gt; &lt;/p&gt;&lt;/body&gt;&lt;/html&gt;</string>
         </property>
         <property name="textInteractionFlags">
          <set>Qt::NoTextInteraction</set>
         </property>
        </widget>
       </item>
      </layout>
     </widget>
     <widget class="QWidget" name="page_2"/>
    </widget>
   </item>
   <item row="0" column="0">
    <widget class="QLabel" name="lb_logo">
     <property name="sizePolicy">
      <sizepolicy hsizetype="Preferred" vsizetype="Fixed">
       <horstretch>0</horstretch>
       <verstretch>0</verstretch>
      </sizepolicy>
     </property>
     <property name="minimumSize">
      <size>
       <width>0</width>
       <height>60</height>
      </size>
     </property>
     <property name="maximumSize">
      <size>
       <width>16777215</width>
       <height>60</height>
      </size>
     </property>
     <property name="text">
      <string/>
     </property>
     <property name="alignment">
      <set>Qt::AlignCenter</set>
     </property>
    </widget>
   </item>
   <item row="2" column="0">
    <widget class="QLabel" name="label_2">
     <property name="text">
      <string notr="true">&lt;html&gt;&lt;head/&gt;&lt;body&gt;&lt;p&gt;&lt;span style=&quot; font-weight:600; color:#21ff06;&quot;&gt;Use Left/Right arrow to navigate&lt;/span&gt;&lt;/p&gt;&lt;/body&gt;&lt;/html&gt;</string>
     </property>
     <property name="alignment">
      <set>Qt::AlignCenter</set>
     </property>
    </widget>
   </item>
  </layout>
 </widget>
 <resources/>
 <connections/>
</ui>
